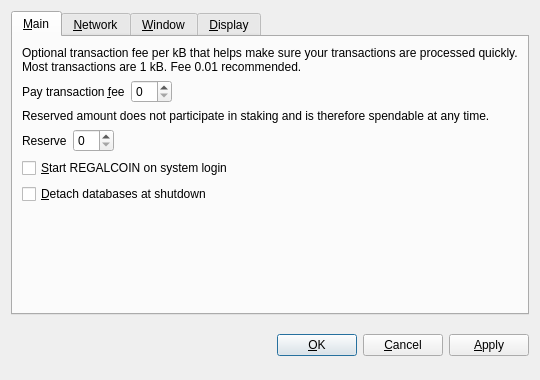
<?xml version="1.0" encoding="UTF-8"?>
<ui version="4.0">
 <class>OptionsDialog</class>
 <widget class="QDialog" name="OptionsDialog">
  <property name="geometry">
   <rect>
    <x>0</x>
    <y>0</y>
    <width>540</width>
    <height>380</height>
   </rect>
  </property>
  <property name="windowTitle">
   <string>Options</string>
  </property>
  <property name="modal">
   <bool>true</bool>
  </property>
  <layout class="QVBoxLayout" name="verticalLayout">
   <item>
    <widget class="QTabWidget" name="tabWidget">
     <property name="tabPosition">
      <enum>QTabWidget::North</enum>
     </property>
     <property name="currentIndex">
      <number>0</number>
     </property>
     <widget class="QWidget" name="tabMain">
      <attribute name="title">
       <string>&amp;Main</string>
      </attribute>
      <layout class="QVBoxLayout" name="verticalLayout_Main">
       <item>
        <widget class="QLabel" name="transactionFeeInfoLabel">
         <property name="text">
          <string>Optional transaction fee per kB that helps make sure your transactions are processed quickly. Most transactions are 1 kB. Fee 0.01 recommended.</string>
         </property>
         <property name="textFormat">
          <enum>Qt::PlainText</enum>
         </property>
         <property name="wordWrap">
          <bool>true</bool>
         </property>
        </widget>
       </item>
       <item>
        <layout class="QHBoxLayout" name="horizontalLayoutFee">
         <item>
          <widget class="QLabel" name="transactionFeeLabel">
           <property name="text">
            <string>Pay transaction &amp;fee</string>
           </property>
           <property name="textFormat">
            <enum>Qt::PlainText</enum>
           </property>
           <property name="buddy">
            <cstring>transactionFee</cstring>
           </property>
          </widget>
         </item>
         <item>
          <widget class="BitcoinAmountField" name="transactionFee"/>
         </item>
         <item>
          <spacer name="horizontalSpacerFee">
           <property name="orientation">
            <enum>Qt::Horizontal</enum>
           </property>
           <property name="sizeHint" stdset="0">
            <size>
             <width>40</width>
             <height>20</height>
            </size>
           </property>
          </spacer>
         </item>
        </layout>
       </item>
       <item>
        <widget class="QLabel" name="reserveBalanceInfoLabel">
         <property name="text">
          <string>Reserved amount does not participate in staking and is therefore spendable at any time.</string>
         </property>
         <property name="textFormat">
          <enum>Qt::PlainText</enum>
         </property>
         <property name="wordWrap">
          <bool>true</bool>
         </property>
        </widget>
       </item>
       <item>
        <layout class="QHBoxLayout" name="horizontalLayoutReserveBalance">
         <item>
          <widget class="QLabel" name="reserveBalanceLabel">
           <property name="text">
            <string>Reserve</string>
           </property>
           <property name="textFormat">
            <enum>Qt::PlainText</enum>
           </property>
           <property name="buddy">
            <cstring>reserveBalance</cstring>
           </property>
          </widget>
         </item>
         <item>
          <widget class="BitcoinAmountField" name="reserveBalance"/>
         </item>
         <item>
          <spacer name="horizontalSpacerReserveBalance">
           <property name="orientation">
            <enum>Qt::Horizontal</enum>
           </property>
           <property name="sizeHint" stdset="0">
            <size>
             <width>40</width>
             <height>20</height>
            </size>
           </property>
          </spacer>
         </item>
        </layout>
       </item>
       <item>
        <widget class="QCheckBox" name="bitcoinAtStartup">
         <property name="toolTip">
          <string>Automatically start REGALCOIN after logging in to the system.</string>
         </property>
         <property name="text">
          <string>&amp;Start REGALCOIN on system login</string>
         </property>
        </widget>
       </item>
       <item>
        <widget class="QCheckBox" name="detachDatabases">
         <property name="toolTip">
          <string>Detach block and address databases at shutdown. This means they can be moved to another data directory, but it slows down shutdown. The wallet is always detached.</string>
         </property>
         <property name="text">
          <string>&amp;Detach databases at shutdown</string>
         </property>
        </widget>
       </item>
       <item>
        <spacer name="verticalSpacer_Main">
         <property name="orientation">
          <enum>Qt::Vertical</enum>
         </property>
         <property name="sizeHint" stdset="0">
          <size>
           <width>20</width>
           <height>40</height>
          </size>
         </property>
        </spacer>
       </item>
      </layout>
     </widget>
     <widget class="QWidget" name="tabNetwork">
      <attribute name="title">
       <string>&amp;Network</string>
      </attribute>
      <layout class="QVBoxLayout" name="verticalLayout_Network">
       <item>
        <widget class="QCheckBox" name="mapPortUpnp">
         <property name="toolTip">
          <string>Automatically open the REGALCOIN client port on the router. This only works when your router supports UPnP and it is enabled.</string>
         </property>
         <property name="text">
          <string>Map port using &amp;UPnP</string>
         </property>
        </widget>
       </item>
       <item>
        <widget class="QCheckBox" name="connectSocks">
         <property name="toolTip">
          <string>Connect to the REGALCOIN network through a SOCKS proxy (e.g. when connecting through Tor).</string>
         </property>
         <property name="text">
          <string>&amp;Connect through SOCKS proxy:</string>
         </property>
        </widget>
       </item>
       <item>
        <layout class="QHBoxLayout" name="horizontalLayout_Network">
         <item>
          <widget class="QLabel" name="proxyIpLabel">
           <property name="text">
            <string>Proxy &amp;IP:</string>
           </property>
           <property name="textFormat">
            <enum>Qt::PlainText</enum>
           </property>
           <property name="buddy">
            <cstring>proxyIp</cstring>
           </property>
          </widget>
         </item>
         <item>
          <widget class="QValidatedLineEdit" name="proxyIp">
           <property name="maximumSize">
            <size>
             <width>140</width>
             <height>16777215</height>
            </size>
           </property>
           <property name="toolTip">
            <string>IP address of the proxy (e.g. 127.0.0.1)</string>
           </property>
          </widget>
         </item>
         <item>
          <widget class="QLabel" name="proxyPortLabel">
           <property name="text">
            <string>&amp;Port:</string>
           </property>
           <property name="textFormat">
            <enum>Qt::PlainText</enum>
           </property>
           <property name="buddy">
            <cstring>proxyPort</cstring>
           </property>
          </widget>
         </item>
         <item>
          <widget class="QLineEdit" name="proxyPort">
           <property name="maximumSize">
            <size>
             <width>55</width>
             <height>16777215</height>
            </size>
           </property>
           <property name="toolTip">
            <string>Port of the proxy (e.g. 9050)</string>
           </property>
          </widget>
         </item>
         <item>
          <widget class="QLabel" name="socksVersionLabel">
           <property name="text">
            <string>SOCKS &amp;Version:</string>
           </property>
           <property name="textFormat">
            <enum>Qt::PlainText</enum>
           </property>
           <property name="buddy">
            <cstring>socksVersion</cstring>
           </property>
          </widget>
         </item>
         <item>
          <widget class="QValueComboBox" name="socksVersion">
           <property name="toolTip">
            <string>SOCKS version of the proxy (e.g. 5)</string>
           </property>
          </widget>
         </item>
         <item>
          <spacer name="horizontalSpacer_Network">
           <property name="orientation">
            <enum>Qt::Horizontal</enum>
           </property>
           <property name="sizeHint" stdset="0">
            <size>
             <width>40</width>
             <height>20</height>
            </size>
           </property>
          </spacer>
         </item>
        </layout>
       </item>
       <item>
        <spacer name="verticalSpacer_Network">
         <property name="orientation">
          <enum>Qt::Vertical</enum>
         </property>
         <property name="sizeHint" stdset="0">
          <size>
           <width>20</width>
           <height>40</height>
          </size>
         </property>
        </spacer>
       </item>
      </layout>
     </widget>
     <widget class="QWidget" name="tabWindow">
      <attribute name="title">
       <string>&amp;Window</string>
      </attribute>
      <layout class="QVBoxLayout" name="verticalLayout_Window">
       <item>
        <widget class="QCheckBox" name="minimizeToTray">
         <property name="toolTip">
          <string>Show only a tray icon after minimizing the window.</string>
         </property>
         <property name="text">
          <string>&amp;Minimize to the tray instead of the taskbar</string>
         </property>
        </widget>
       </item>
       <item>
        <widget class="QCheckBox" name="minimizeOnClose">
         <property name="toolTip">
          <string>Minimize instead of exit the application when the window is closed. When this option is enabled, the application will be closed only after selecting Quit in the menu.</string>
         </property>
         <property name="text">
          <string>M&amp;inimize on close</string>
         </property>
        </widget>
       </item>
       <item>
        <spacer name="verticalSpacer_Window">
         <property name="orientation">
          <enum>Qt::Vertical</enum>
         </property>
         <property name="sizeHint" stdset="0">
          <size>
           <width>20</width>
           <height>40</height>
          </size>
         </property>
        </spacer>
       </item>
      </layout>
     </widget>
     <widget class="QWidget" name="tabDisplay">
      <attribute name="title">
       <string>&amp;Display</string>
      </attribute>
      <layout class="QVBoxLayout" name="verticalLayout_Display">
       <item>
        <layout class="QHBoxLayout" name="horizontalLayout_1_Display">
         <item>
          <widget class="QLabel" name="langLabel">
           <property name="text">
            <string>User Interface &amp;language:</string>
           </property>
           <property name="textFormat">
            <enum>Qt::PlainText</enum>
           </property>
           <property name="buddy">
            <cstring>lang</cstring>
           </property>
          </widget>
         </item>
         <item>
          <widget class="QValueComboBox" name="lang">
           <property name="toolTip">
            <string>The user interface language can be set here. This setting will take effect after restarting REGALCOIN.</string>
           </property>
          </widget>
         </item>
        </layout>
       </item>
       <item>
        <layout class="QHBoxLayout" name="horizontalLayout_2_Display">
         <item>
          <widget class="QLabel" name="unitLabel">
           <property name="text">
            <string>&amp;Unit to show amounts in:</string>
           </property>
           <property name="textFormat">
            <enum>Qt::PlainText</enum>
           </property>
           <property name="buddy">
            <cstring>unit</cstring>
           </property>
          </widget>
         </item>
         <item>
          <widget class="QValueComboBox" name="unit">
           <property name="toolTip">
            <string>Choose the default subdivision unit to show in the interface and when sending coins.</string>
           </property>
          </widget>
         </item>
        </layout>
       </item>
       <item>
        <widget class="QCheckBox" name="displayAddresses">
         <property name="toolTip">
          <string>Whether to show REGALCOIN addresses in the transaction list or not.</string>
         </property>
         <property name="text">
          <string>&amp;Display addresses in transaction list</string>
         </property>
        </widget>
       </item>
       <item>
        <widget class="QCheckBox" name="coinControlFeatures">
         <property name="toolTip">
          <string>Whether to show coin control features or not.</string>
         </property>
         <property name="text">
          <string>Display coin &amp;control features (experts only!)</string>
         </property>
        </widget>
       </item>
       <item>
        <spacer name="verticalSpacer_Display">
         <property name="orientation">
          <enum>Qt::Vertical</enum>
         </property>
         <property name="sizeHint" stdset="0">
          <size>
           <width>20</width>
           <height>40</height>
          </size>
         </property>
        </spacer>
       </item>
      </layout>
     </widget>
    </widget>
   </item>
   <item>
    <layout class="QHBoxLayout" name="horizontalLayout_Buttons">
     <item>
      <spacer name="horizontalSpacer_1">
       <property name="orientation">
        <enum>Qt::Horizontal</enum>
       </property>
       <property name="sizeHint" stdset="0">
        <size>
         <width>40</width>
         <height>48</height>
        </size>
       </property>
      </spacer>
     </item>
     <item>
      <widget class="QLabel" name="statusLabel">
       <property name="font">
        <font>
         <weight>75</weight>
         <bold>true</bold>
        </font>
       </property>
       <property name="text">
        <string/>
       </property>
       <property name="textFormat">
        <enum>Qt::PlainText</enum>
       </property>
       <property name="wordWrap">
        <bool>true</bool>
       </property>
      </widget>
     </item>
     <item>
      <spacer name="horizontalSpacer_2">
       <property name="orientation">
        <enum>Qt::Horizontal</enum>
       </property>
       <property name="sizeHint" stdset="0">
        <size>
         <width>40</width>
         <height>48</height>
        </size>
       </property>
      </spacer>
     </item>
     <item>
      <widget class="QPushButton" name="okButton">
       <property name="text">
        <string>&amp;OK</string>
       </property>
      </widget>
     </item>
     <item>
      <widget class="QPushButton" name="cancelButton">
       <property name="text">
        <string>&amp;Cancel</string>
       </property>
       <property name="autoDefault">
        <bool>false</bool>
       </property>
      </widget>
     </item>
     <item>
      <widget class="QPushButton" name="applyButton">
       <property name="text">
        <string>&amp;Apply</string>
       </property>
       <property name="autoDefault">
        <bool>false</bool>
       </property>
      </widget>
     </item>
    </layout>
   </item>
  </layout>
 </widget>
 <customwidgets>
  <customwidget>
   <class>BitcoinAmountField</class>
   <extends>QSpinBox</extends>
   <header>bitcoinamountfield.h</header>
  </customwidget>
  <customwidget>
   <class>QValueComboBox</class>
   <extends>QComboBox</extends>
   <header>qvaluecombobox.h</header>
  </customwidget>
  <customwidget>
   <class>QValidatedLineEdit</class>
   <extends>QLineEdit</extends>
   <header>qvalidatedlineedit.h</header>
  </customwidget>
 </customwidgets>
 <resources/>
 <connections/>
</ui>
